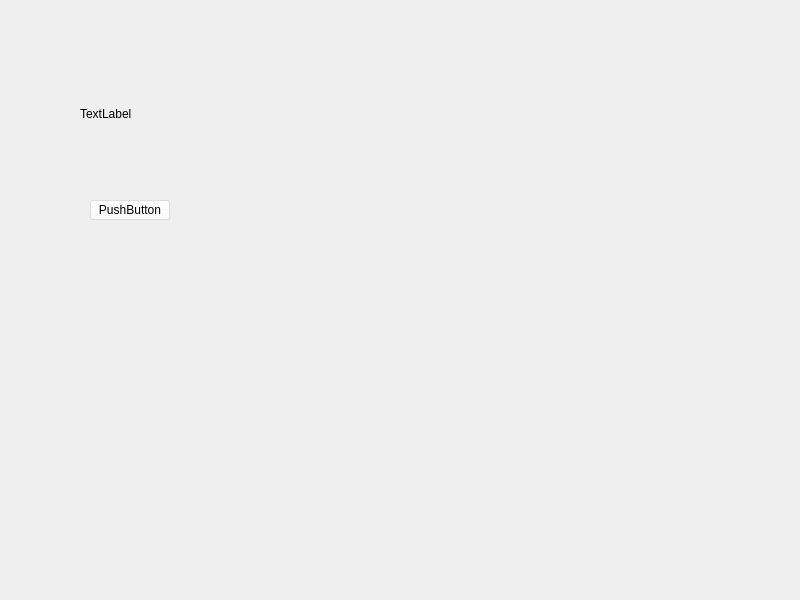
<?xml version="1.0" encoding="UTF-8"?>
<ui version="4.0">
 <class>Widget</class>
 <widget class="QWidget" name="Widget">
  <property name="geometry">
   <rect>
    <x>0</x>
    <y>0</y>
    <width>800</width>
    <height>600</height>
   </rect>
  </property>
  <property name="windowTitle">
   <string>Widget</string>
  </property>
  <property name="styleSheet">
   <string notr="true">QPushButton{
	background-color: rgba(255, 255, 255, 100);
}</string>
  </property>
  <widget class="QLabel" name="label">
   <property name="geometry">
    <rect>
     <x>80</x>
     <y>80</y>
     <width>56</width>
     <height>67</height>
    </rect>
   </property>
   <property name="text">
    <string>TextLabel</string>
   </property>
  </widget>
  <widget class="QPushButton" name="pushButton">
   <property name="geometry">
    <rect>
     <x>90</x>
     <y>200</y>
     <width>80</width>
     <height>20</height>
    </rect>
   </property>
   <property name="text">
    <string>PushButton</string>
   </property>
  </widget>
 </widget>
 <resources/>
 <connections/>
</ui>
